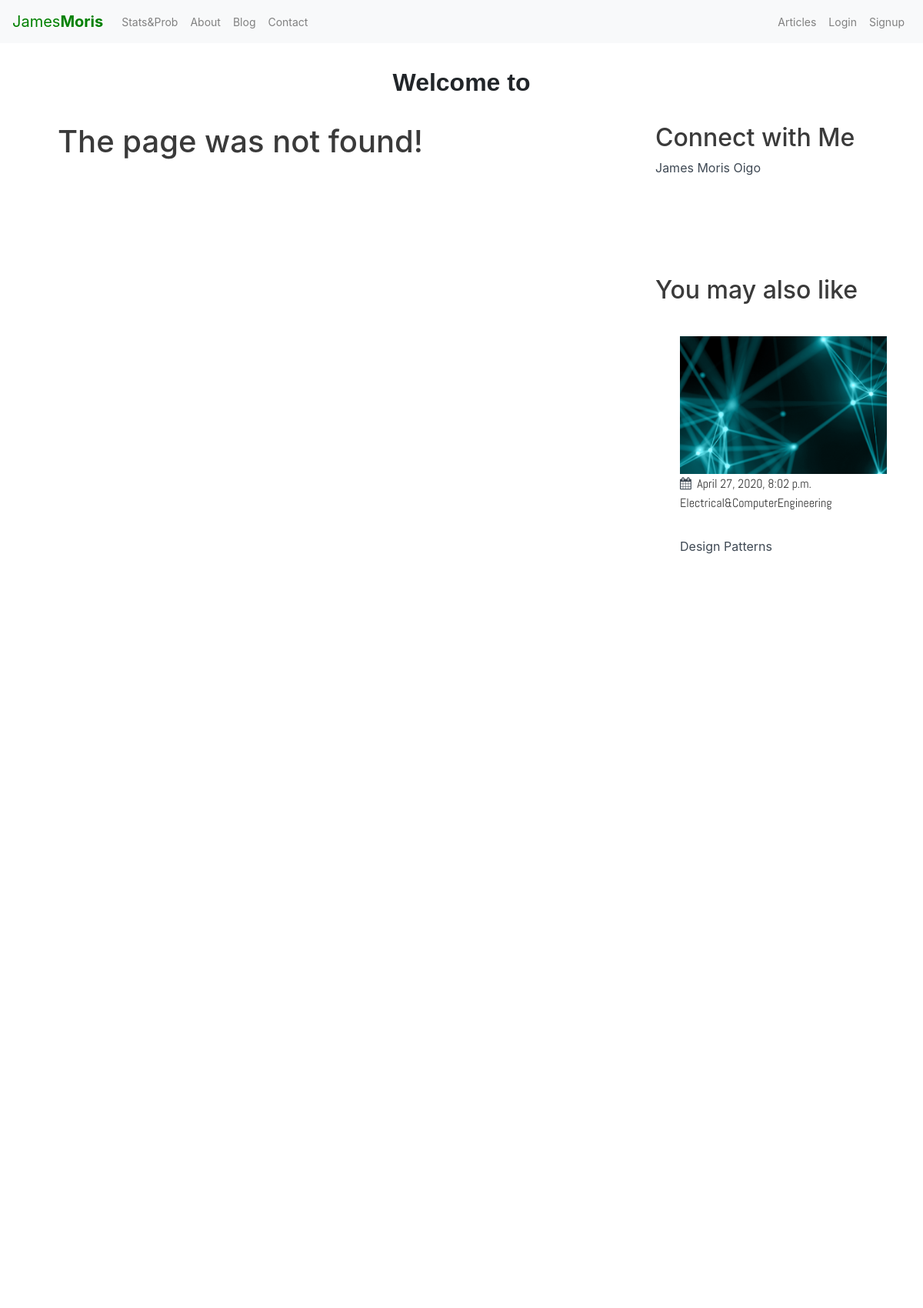
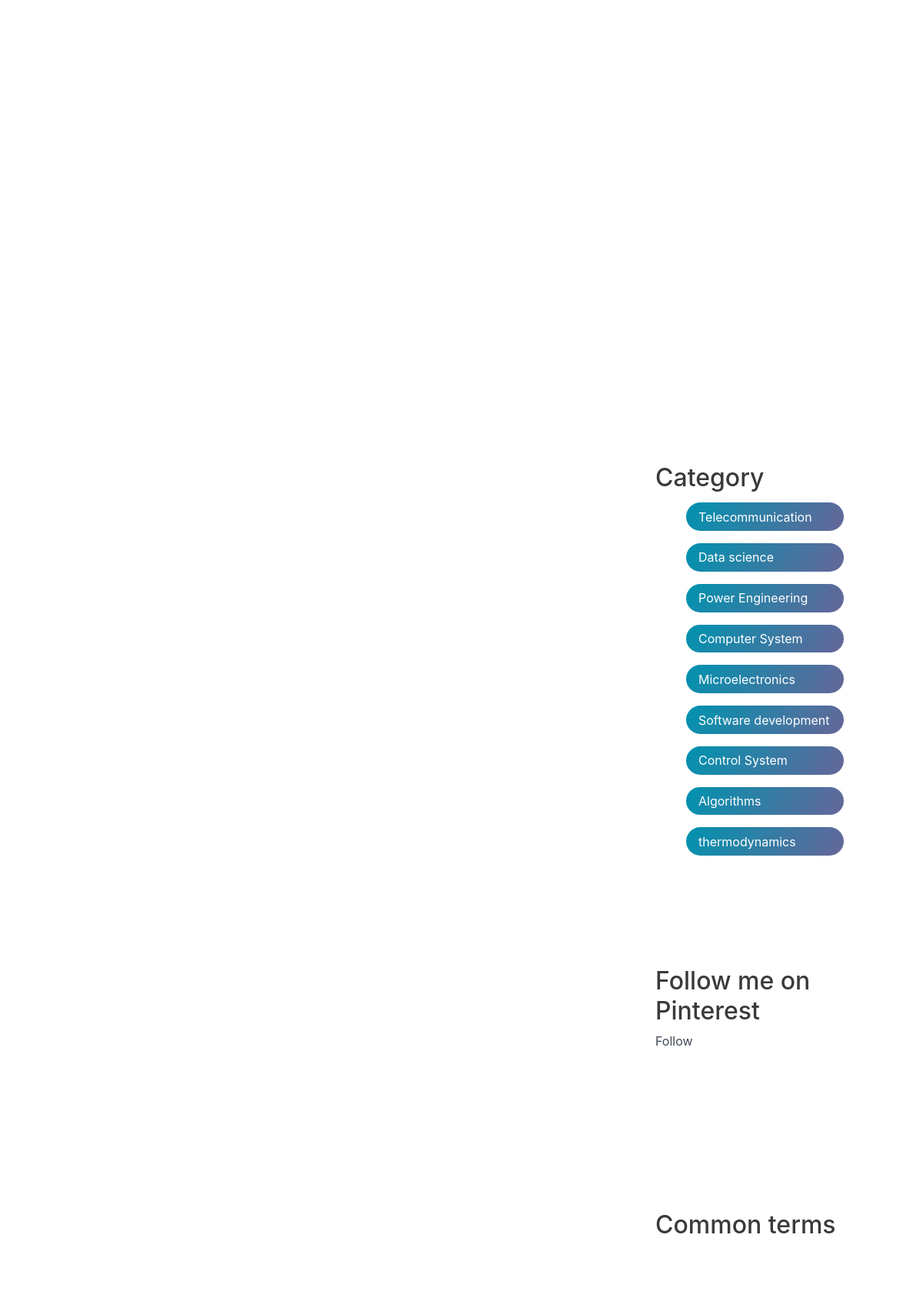
/blogcategory/telecommunication (upper part), run on the app's committed database (2 pictures, top to bottom).
### blog/models.py (models this page shows, shortened)
class Post(models.Model):
	title = models.CharField(max_length=50)
	content = CKEditor5Field('Your Article', config_name='extends')
	excerpt = models.CharField(max_length = 200)
	img = models.ImageField(upload_to='pics')
	category = models.CharField(max_length=50)
	date_posted = models.DateTimeField(default=timezone.now)
	def get_absolute_url(self):
		return reverse('post-detail', kwargs={'pk': self.pk})

class Category(models.Model):
	name = models.CharField(max_length=50)
	def __str__(self):
	    return self.name

### blog/views.py (the view)
# urls.py: path('blogcategory/<str:cat>', BlogCategoryView,name='blogcategory'),
def BlogCategoryView(request,cat):
    paginate_by = 5
    cat_menu = Category.objects.all()
    category_posts = Post.objects.filter(category=cat.replace('_',' '))
    ordering = ['date_posted']
    return render(request,'blog/blogcategories.html',{'cat':cat.replace('-',' ').title(),'category_posts':category_posts,'cat_menu':cat_menu})

### blog/templatetags/blog_tags.py (called while the page is built)
@register.inclusion_tag('blog/snippets/random_posts.html')
def random_posts():
	random_posts = Post.objects.all().order_by('?')[:5]
	return {'random_posts':random_posts}

### blog/templates/blog/blogcategories.html
{% extends "blog/blogbase.html" %}
{% block content %}
{% if category_posts %}
    <h1> {{cat}}</h1>
{% for post in category_posts %}
<div class="post-content" data-aos="zoom-in" data-aos-delay="200">
    <div class="post-image">
        <div>
            <img src="{{ post.img.url }}" class="img" alt="">
        </div>
        <div class="post-info flex-row">
            <span><i class="fa fa-user text-gray"></i>&nbsp;&nbsp;James O. Moris</span>
            <span><i class="fa fa-calendar text-gray"></i>&nbsp;&nbsp;{{ post.date_posted }}</span>
            <span>EE&CS</span>
        </div>
    </div>
    <div class="post-title">
        <a href="{% url 'post-detail' post.id %}">{{ post.title }}</a>
        <p>{{post.excerpt}}
        </p>
        <a class="btn post-btn" href="{% url 'post-detail' post.id %}" >Continue Reading <i class="fa fa-arrow-right"></i></a>
    </div>
</div>
{% endfor %}
<hr>
<br>
<br>
{% if is_paginated %}
      {% if page_obj.has_previous %}
        <a class="btn btn-default mb-4" href="?page=1" style="color:lightblue;">First</a>
        <a class="btn btn-default mb-4" href="?page={{ page_obj.previous_page_number }}"style="color:lightblue;">Previous</a>
      {% endif %}
      {% for num in page_obj.paginator.page_range %}
        {% if page_obj.number == num %}
          <a class="btn btn-default mb-4" href="?page={{ num }}" style="color:lightblue;">{{ num }}</a>
        {% elif num > page_obj.number|add:'-3' and num < page_obj.number|add:'3' %}
          <a class="btn btn-default mb-4" href="?page={{ num }}" style="color:lightblue;">{{ num }}</a>
        {% endif %}
      {% endfor %}
      {% if page_obj.has_next %}
        <a class="btn btn-default mb-4" href="?page={{ page_obj.next_page_number }}" style="color:lightblue;">Next</a>
        <a class="btn btn-default mb-4" href="?page={{ page_obj.paginator.num_pages }}" style="color:lightblue;">Last</a>
      {% endif %}
    {% endif %}
{% else %}
<h1> The page was not found!</h1>
{% endif %}
{% endblock content %}

### blog/templates/blog/blogbase.html (shortened to what this page needs)
{% load blog_tags %}
{% load static %}
{% static "blog/assets/Blog-post" as baseUrl %}
<!DOCTYPE html>
<html lang="en">
<head>
  <link rel="stylesheet" href="https://maxcdn.bootstrapcdn.com/bootstrap/4.5.0/css/bootstrap.min.css">
  <link rel="stylesheet" href="https://cdnjs.cloudflare.com/ajax/libs/font-awesome/4.7.0/css/font-awesome.min.css">
  <link rel="stylesheet" href="https://use.fontawesome.com/releases/v5.2.0/css/brands.css">
  <link href="https://unpkg.com/aos@2.3.1/dist/aos.css" rel="stylesheet">
  <link rel="stylesheet" href="{% static 'blog/css/BlogStyle.css' %}">
</head>
<body>
<nav class="navbar navbar-expand-md bg-light navbar-dark">
  <a class="navbar-brand" href="{% url 'blog-index' %}" style="color:green" >James<b>Moris</b></a>
  <div class="collapse navbar-collapse" id="collapsibleNavbar" style="font-size:14px">
    <ul class="navbar-nav mr-auto">
      <li class="nav-item">
        <a class="nav-link" href="{% url 'stats-prob' %}" style="color:grey">Stats&Prob</a>
      </li>
      <li class="nav-item">
        <a class="nav-link" href="{% url 'blog-about' %}" style="color:grey">About</a>
      </li>
      <li class="nav-item">
        <a class="nav-link" href="{% url 'blog-blog' %}" style="color:grey">Blog</a>
      </li>
      <li class="nav-item">
        <a class="nav-link" href="{% url 'blog-contact' %}" style="color:grey">Contact</a>
      </li>
    </ul>
    <ul class="navbar-nav">
      <a class="nav-item nav-link" href="{% url 'blog-articles' %}" style="color:grey">Articles</a>
      {% if user.is_authenticated %}
      <a class="nav-item nav-link" href="{% url 'article-create' %}" style="color:grey">Create Article</a>
      <a class="nav-item nav-link" href="{% url 'profile' %}" style="color:grey">Profile</a>
      <a class="nav-item nav-link" href="{% url 'logout' %}" style="color:grey">Logout</a>
      {% else %}
      <a class="nav-item nav-link" href="{% url 'login' %}" style="color:grey">Login</a>
      <a class="nav-item nav-link" href="{% url 'register' %}" style="color:grey">Signup</a>
      {% endif %}
  </ul>
  </div>
</nav>
<br>
<div class="mybanner">
<div class="banner_body">
   <div class="mySlides">
    <h1 style="text-align:center"><small><b>Welcome to </b></small></h1>
  </div>
</div>
</div>
<br>
<main>
<section class="container">
            <div class="site-content">
                <div class="posts">
                    {% block content %}{% endblock content %}
                </div>
                <aside class="sidebar">
                   <div class="Linked-In Badge">
                        <h2>Connect with Me</h2>
                        <div class="LI-profile-badge" data-version="v1" data-size="medium" data-locale="en_US" data-type="horizontal" data-theme="dark" data-vanity="james-oigo"><a class="LI-simple-link" href="https://ke.linkedin.com/in/james-oigo?trk=profile-badge">James Moris Oigo</a></div>
                    </div>
                    <div class="popular-post">
                        <h2>You may also like</h2>
                        {% random_posts %}
                    <div class="category">
                        <h2>Category</h2>
                            {% if cat_menu %}
                            {% for item in cat_menu %}
                            <ul class="category-list">
                            <li class="list-items" data-aos="fade-left" data-aos-delay="100">
                                <a href="{% url 'blogcategory' item|slugify %}">{{ item }}</a>
                            </li>
                            </ul>
                            {% endfor %}
                            {% endif %}
                    </div>
                    <div class="pinterest Badge">
                        <h2>Follow me on Pinterest</h2>
                        <a href="https://www.pinterest.com/brianoigo785/" data-pin-do="buttonFollow">Follow</a>
                    </div>
                    <div class="popular-tags">
                        <h2>Common terms</h2>
                        <div class="tags flex-row">
                            <span class="tag" data-aos="flip-up" data-aos-delay="100">data</span>
                            <span class="tag" data-aos="flip-up" data-aos-delay="200">programming</span>
                            <span class="tag" data-aos="flip-up" data-aos-delay="300">science</span>
                            <span class="tag" data-aos="flip-up" data-aos-delay="400">cpu</span>
                            <span class="tag" data-aos="flip-up" data-aos-delay="500">systems</span>
                            <span class="tag" data-aos="flip-up" data-aos-delay="600">computer</span>
                        </div>
                    </div>
                </aside>
            </div>
        </section>
</main>
</body>
</html>

### blog/templates/blog/snippets/random_posts.html
    {% for post in random_posts %}
       <div class="post-content" data-aos="flip-up" data-aos-delay="200">
            <div class="post-image">
                <div>
                    <img src="{{ post.img.url }}" class="img" alt="">
                </div>
                <div>
                    <span><i class="fa fa-calendar text-gray"></i>&nbsp;&nbsp;{{ post.date_posted }}</span>
                    <span>Electrical&ComputerEngineering</span>
                </div>
            </div>
            <div class="post-title">
                <a href="{{ post.get_absolute_url }}">{{ post.title }}</a>
            </div>
        </div>
    {% endfor %}

### blog/static/blog/css/BlogStyle.css (style rules this page uses)
html, body, main { margin: 0%; box-sizing: border-box; overflow-x: hidden; }
.mybanner { box-sizing: border-box; }
.banner_body { font-family: Verdana, sans-serif; }
.mySlides { display: none; }
:root { --text-gray: #3f4954; --text-light : #686666da; --bg-color: #0f0f0f; --white: #ffffff; --midnight: #104f55; --sky: linear-gradient(120deg, #a1c4fd 0%, #c2e9fb 100%); --munsellbeau: linear-gradient(120deg, #0093AF 0%, #BCD4E6 100%); --greenbeau: linear-gradient(120deg, #0093AF 0%, #666699 100%); --Abel: 'Abel', cursive; --Anton: 'Anton', cursive; --Josefin : 'Josefin', cursive; --Lexend: 'Lexend', cursive; --Livvic : 'Livvic', cursive; }
a { text-decoration: none; color: var(--text-gray); }
.flex-row { display: flex; flex-direction: row; flex-wrap: wrap; }
ul { list-style-type: none; }
span { font-family: var(--Abel); }
.container { margin: 0 5vw; }
.text-gray { color: var(--text-gray); }
main { font-family: 13.68px -apple-system,BlinkMacSystemFont,Segoe UI,Roboto,Oxygen-Sans,Ubuntu,Cantarell,Helvetica Neue,sans-serif; color: #3A3A3A }
main .site-content { display: grid; grid-template-columns: 70% 30%; }
main .post-content { width: 100%; }
main .site-content .post-content > .post-image, .post-title { padding: 1rem 2rem; position: relative; }
main .site-content .post-content > .post-image > div { overflow: hidden; }
main .site-content .post-content > .post-image .img { width: 100%; transition: all 1s ease; }
main .post-content .post-title a { font-size: 1.5rem; }
.site-content > .sidebar .category-list .list-items { background: var(--greenbeau); padding: .4rem 1rem; margin: .8rem 0; border-radius: 3rem; width: 70%; display: flex; justify-content: space-between; }
.site-content > .sidebar .category-list .list-items a { color: var(--white); }
.site-content .sidebar .popular-post .post-content { padding: 1rem 0; }
.site-content .sidebar .popular-post h2 { padding-top: 8rem; }
.site-content .sidebar .popular-post .post-title a { font-size: 1rem; }
.site-content .sidebar .popular-tags { padding: 5rem 0; }
.site-content .sidebar .popular-tags .tags .tag { background: var(--greenbeau); padding: .4rem 1rem; border-radius: 3rem; margin: .4rem .6rem; color: var(--white); }

### data on the page
Post: img (picture), date_posted "April 27, 2020, 8:02 p.m.", title "Design Patterns"
Post: img (picture)
Post: img (picture)
Post: img (picture)
Post: img (picture)
Category: name "Telecommunication"
Category: name "Data science"
Category: name "Power Engineering"
Category: name "Computer System"
Category: name "Microelectronics"
Category: name "Software development"
Category: name "Control System"
Category: name "Algorithms"
Category: name "thermodynamics"
